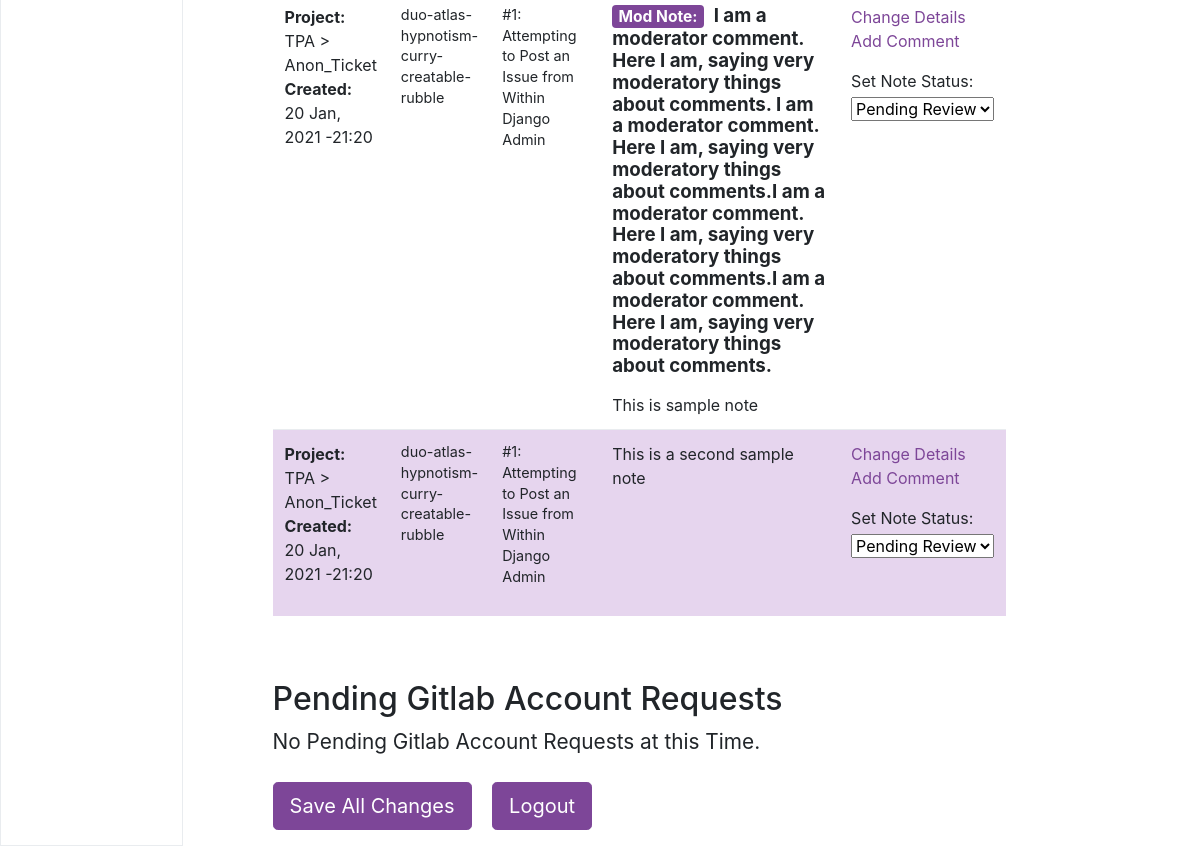
Page /moderator/ (signed in, lower part) on the earlier database version.
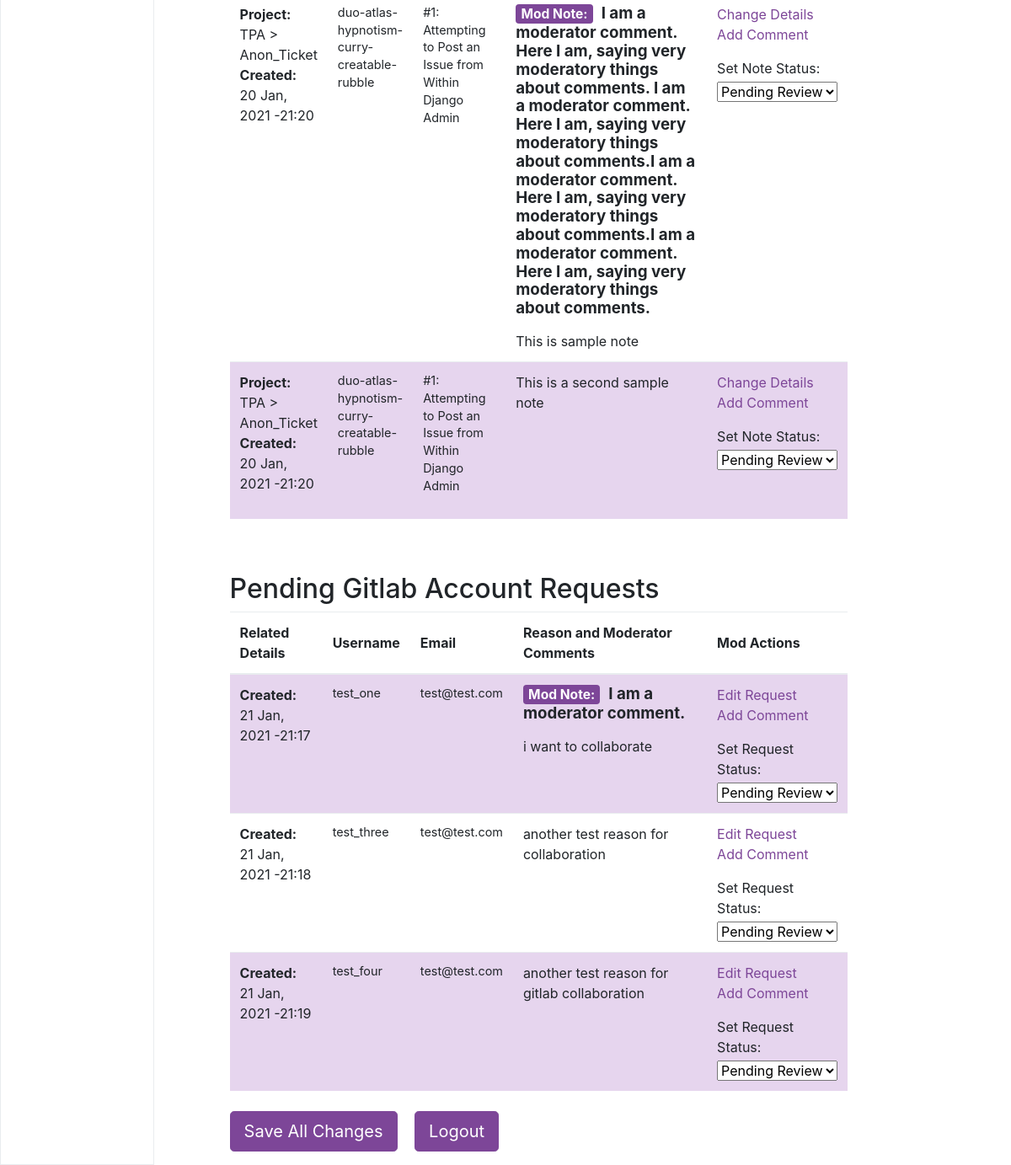
Same page on the later database version.
### anonticket/models.py (models this page shows, shortened)
class Note(models.Model):
    linked_project = models.ForeignKey(Project, on_delete=models.CASCADE)
    linked_user = models.ForeignKey(
        UserIdentifier, on_delete=models.CASCADE)
    body = models.TextField(
        verbose_name='Note Contents',
        help_text="""Type your note body here. You
            can use <a href='https://docs.gitlab.com/ee/user/markdown.html'
            target="_blank">
            GitLab Flavored Markdown (GFM)</a> on this form.""")
    issue_iid = models.IntegerField()
    gitlab_id = models.IntegerField(blank=True, null=True)
    gitlab_issue_title = models.CharField(blank=True, max_length=200)
    created_at = models.DateTimeField(auto_now_add=True, blank=False)
    mod_comment = models.TextField(
        blank=True,
        verbose_name='Moderator Comment',
        help_text="""As a moderator, you can add a comment to this item.
        Once saved, it will appear on the moderator landing page and can
        be seen by all moderators, but it will not be seen by users. """,
    )
    REVIEWER_STATUS_CHOICES = [
        ('P', 'Pending Review'),
        ('A', 'Approved'),
        ('R', 'Rejected'),
    ]
    reviewer_status = models.CharField(
        max_length=3,
        choices=REVIEWER_STATUS_CHOICES,
        default='P',
    )
    posted_to_GitLab = models.BooleanField(default=False)

class Project(models.Model):
    gitlab_id = models.IntegerField(help_text="""IMPORTANT: Enter a
    gitlab ID into this field and save, and the project's details will
    be fetched from gitlab! NOTHING ELSE ON THIS FORM NEEDS TO BE
    FILLED IN. Additionally, if a project is saved, a fresh copy of
    the gitlab details will be fetched and the database entries will
    be updated.""")
    name = models.CharField(max_length=200, null=True, blank=True)
    name_with_namespace = models.CharField(max_length=200, null=True, blank=True)
    short_name_with_namespace = models.CharField(max_length=200, null=True, blank=True)
    description = models.TextField(null=True, blank=True)
    slug = models.SlugField(max_length=50, null=True, blank=True)
    url = models.URLField(null=True, blank=True)
    gitlab_group = models.ForeignKey(GitLabGroup, on_delete=models.CASCADE, null=True, blank=True)
    def save(self, *args, **kwargs):
        """Update the save method to fetch fresh info from gitlab when projects are saved."""
        self.fetch_from_gitlab()
        group_name = self.gitlab_group.name
        if not self.short_name_with_namespace:
            try:
                self.short_name_with_namespace = f"{group_name} > {self.name}"
            except:
                pass
        super(Project, self).save(*args, **kwargs)

class UserIdentifier(models.Model):
    user_identifier = models.CharField(max_length=200)
    created_at = models.DateTimeField(auto_now_add=True, blank=False)
    def __str__(self):
        return self.user_identifier

class GitlabAccountRequest(models.Model):
    username = models.SlugField(
        max_length=64,
        unique=True,
        help_text= """Type your requested username here. Note that your
        username MUST start with a letter or number, and that usernames
        can only use letters (A-Z, a-z), numbers, underscores (_), and
        hyphens(-).""",
        validators=[check_if_user_in_gitlab]
        )
    email = models.EmailField()
    reason = models.CharField(
        max_length=256,
        help_text = """Please explain why you want to collaborate with the
        Tor Community.""",
    )
    REVIEWER_STATUS_CHOICES = [
        ('P', 'Pending Review'),
        ('A', 'Approved'),
        ('R', 'Rejected'),
    ]
    reviewer_status = models.CharField(
        max_length=3,
        choices=REVIEWER_STATUS_CHOICES,
        default='P',
    )
    approved_to_GitLab = models.BooleanField(default=False)
    created_at = models.DateTimeField(auto_now_add=True, blank=False)
    linked_user = models.OneToOneField(
        UserIdentifier,
        null=True,
        blank=True,
        on_delete=models.SET_NULL)
    mod_comment = models.TextField(
        blank=True,
        verbose_name='Moderator Comment',
        help_text="""As a moderator, you can add a comment to this item.
        Once saved, it will appear on the moderator landing page and can
        be seen by all moderators, but it will not be seen by users. """,
    )

### anonticket/views.py (the view, shortened to what this page needs)
@user_passes_test(
    is_mod_or_approver, login_url=login_redirect_url)
@staff_member_required
def moderator_view(request):
    from anonticket.forms import (
        PendingNoteFormSet,
        PendingIssueFormSet,
        PendingGitlabAccountRequestFormSet,
        )
    user = request.user
    messages = {}
    if request.method == 'POST':
        if is_moderator(user) == True:
            note_formset = PendingNoteFormSet(
                prefix="note_formset", data=request.POST)
            issue_formset = PendingIssueFormSet(
                prefix="issue_formset", data=request.POST)
            if issue_formset.is_valid():
                issue_formset.save()
            if note_formset.is_valid():
                note_formset.save()
            else:
                print(issue_formset.errors)
                print(note_formset.errors)
        if is_account_approver(user) == True:
            gitlab_formset = PendingGitlabAccountRequestFormSet(
                prefix="gitlab_formset", data=request.POST)
            if gitlab_formset.is_valid():
                gitlab_formset.save()
            else:
                print(gitlab_formset.errors)
        return redirect('/moderator/')
    else:
        if is_moderator(user) == True:
            note_formset = PendingNoteFormSet(prefix="note_formset")
            issue_formset = PendingIssueFormSet(prefix="issue_formset")
        if is_account_approver(user) == True:
            gitlab_formset = PendingGitlabAccountRequestFormSet(
                prefix="gitlab_formset")
        else:
            gitlab_formset = {}
            messages['gitlab_message'] = """You do not
            have permission to view pending Gitlab account requests at this time."""
    return render(request, "anonticket/moderator.html", {
        "note_formset": note_formset,
        "issue_formset":issue_formset,
        "gitlab_formset": gitlab_formset,
        "messages": messages
        })

### anonticket/views.py (called while the page is built)
def is_moderator(user):
    if user.groups.filter(name="Moderators").exists() == True:
        return True
    elif user.is_superuser:
        return True
    else:
        return False

def is_account_approver(user):
    if user.groups.filter(name="Account Approvers").exists() == True:
        return True
    elif user.is_superuser:
        return True
    else:
        return False

def is_mod_or_approver(user):
    if is_moderator(user) == True:
        return True
    elif is_account_approver(user) == True:
        return True
    else:
        return False

### anonticket/templates/anonticket/moderator.html (shortened to what this page needs)
{% extends 'shared/layout.html' %}
{% load static %}
{% block content %}
<div class="row">
  <div class="col-12 mt-3">
      {% if note_formset.forms %}
        <table>
          {% for form in note_formset %}
          <tr>
            <td style="width:15%">
              <ul class="list-unstyled">
                <li><strong>Project:</strong></li>
                <li>{{form.instance.linked_project.short_name_with_namespace}}</li>
                <li><strong>Created:</strong></li>
                <li>{{form.instance.created_at|date:"d M, Y" }}
                  -{{form.instance.created_at|time:"H:i" }}</li>
              </ul>
            </td>
            <td style="width:11%">
              <p class="small short-height">{{form.instance.linked_user}}</p>
            </td>
            <td style="width:15%">
              <p class="small short-height">
                #{{form.instance.issue_iid}}: {{form.instance.gitlab_issue_title}}
              </p>
            </td>
            <td>
              {% if form.instance.mod_comment %}
              <p class="strong short-height">
                <span class="badge badge-primary">Mod Note:</span>
                <span class="small ml-1"><strong>{{form.instance.mod_comment}}</strong></span class="small"></p>
             {% endif %}
              {{form.instance.body}}
            </td>
            <td style="width: 12%">
              <div class="mt-0">
                <a href="{% url 'mod-update-note' form.instance.pk %}"
                class="btn-link mr-2">Change Details</a>
              </div>
              <div class="mt-0">
                <a href="{% url 'mod-update-note' form.instance.pk %}"
                class="btn-link mr-2">Add Comment</a>
              </div>
              <div class="mt-3">
                Set Note Status:
              </div>
              <div class="mt-1">
                {{form.reviewer_status}}
              </div>
            </td>
          </tr>
          {% endfor %}
        </table>
      {% elif messages %}
      <p>{{messages.note_message}}</p>
      {% else %}
      <p>No Pending Notes at this Time.</p>
      {% endif %}
    </div>
  </div>
<div class="row">
  <div class="col-12 mt-5">
    <h2>Pending Gitlab Account Requests</h2>
      {% if gitlab_formset.forms %}
        <table>
          <thead>
            <th class="align-middle">
              Related Details
            </th>
            <th class="align-middle">
              Username
            </th>
            <th class="align-middle">
              Email
            </th>
            <th class="align-middle">
              Reason and Moderator Comments
            </th>
            <th class="align-middle">
              Mod Actions
            </th>
          </thead>
          {% for form in gitlab_formset %}
          <tr>
            <td style="width:15%">
              <ul class="list-unstyled">
                <li><strong>Created:</strong></li>
                <li>{{form.instance.created_at|date:"d M, Y" }}
                  -{{form.instance.created_at|time:"H:i" }}</li>
              </ul>
            </td>
            <td style="width:11%">
              <p class="small short-height">{{form.instance.username}}</p>
            </td>
            <td style="width:15%">
              <p class="small short-height">
                {{form.instance.email}}
              </p>
            </td>
            <td>
              {% if form.instance.mod_comment %}
              <p class="strong short-height">
                <span class="badge badge-primary">Mod Note:</span>
                <span class="small ml-1"><strong>{{form.instance.mod_comment}}</strong></span class="small"></p>
              {% endif %}
                {{form.instance.reason}}
            </td>
            <td style="width: 12%">
              <div class="mt-0">
                <a href="{% url 'mod-update-gitlab-account-request' form.instance.pk %}"
                class="btn-link mr-2">Edit Request</a>
              </div>
              <div class="mt-0">
                <a href="{% url 'mod-update-gitlab-account-request' form.instance.pk %}"
                class="btn-link mr-2">Add Comment</a>
              </div>
              <div class="mt-3">
                Set Request Status:
              </div>
              <div class="mt-1">
                {{form.reviewer_status}}
              </div>
            </td>
          </tr>
          {% endfor %}
        </table>
      {% elif messages %}
      <p>{{messages.gitlab_message}}</p>
      {% else %}
      <p>No Pending Gitlab Account Requests at this Time.</p>
      {% endif %}
    </div>
  </div>
<div class="row">
  <div class="col-12">
    <button type="submit" class="btn btn-lg btn-primary mr-2 mt-2">Save All Changes</button>
    <a href="/tor_admin/logout" class="btn btn-lg btn-primary ml-2 mt-2">Logout</a>
  </div>
</div>
{% endblock %}

### shared/templates/shared/layout.html (shortened to what this page needs)
{% load static %}
<!doctype html>
<html lang="en">
    <head>
        <link rel="stylesheet" href="{% static 'shared/css/bootstrap.css' %}">
        <link rel="stylesheet" href="{% static 'shared/css/anonticket.css' %}">
    </head>
    <body class="no-gutters">
        <div class="page">
            <div class="container-fluid">
                <div class="row flex-xl-nowrap">
                    <nav id="sidenav-topics" class="border bg-white p-4 sticky-top">
                    </nav>
                    <div class="row col-sm-12 col-xs-12 ml-sm-auto col-md-9 col-lg-9 mr-auto">
                        <main role="main" class="col-md-11 col-xl-11 py-md-3 pl-xl-3 pr-xl-5 pl-md-3 pr-md-3 bd-content"
                        data-spy="scroll" data-target="#components-nav" data-offset="0">
                            {% block content %}{% endblock %}
                        </main>
                    </div>
                </div>
            </div>
        </div>
    </body>
</html>

### shared/templates/shared/navbar-min.html (shortened to what this page needs)
{% load static %}

### shared/static/shared/css/anonticket.css (style rules this page uses)
p.short-height { line-height: 1.3rem; }

Differences in the rows shown:
added GitlabAccountRequest: instance.created_at "21 Jan, 2021", instance.created_at "21:17", instance.username "test_one", instance.email "test@test.com", instance.mod_comment "I am a moderator comment.", instance.reason "i want to collaborate"
added GitlabAccountRequest: instance.created_at "21 Jan, 2021", instance.created_at "21:18", instance.username "test_three", instance.email "test@test.com", instance.reason "another test reason for collaboration"
added GitlabAccountRequest: instance.created_at "21 Jan, 2021", instance.created_at "21:19", instance.username "test_four", instance.email "test@test.com", instance.reason "another test reason for gitlab collaboration"
Other differences:
text no longer shown: "No Pending Gitlab Account Requests at this Time."
text now shown: "Related Details Username Email Reason and Moderator Comments Mod Actions"
new list line: "Created: - Mod Note: Edit Request Add Comment Set Request Status: Pending Review"
new list line: "Created: - Edit Request Add Comment Set Request Status: Pending Review"
